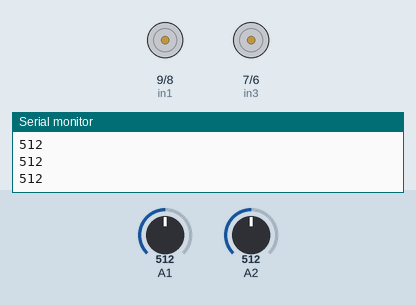
Bench run of a program on a simulated Arduino Uno, built with avr-gcc and run on an emulated ATmega328P. Parts: motor-driver pin pairs drawn as motors (green arrow = first pin HIGH = forward, orange = second pin HIGH = backward, longer = more drive, scaled by the enable pin), the last lines printed to the serial monitor. Inputs (shaded band) come from the test bench; at power-on: A2 = 512, A1 = 512.

Above: at 1.2 s.
1.3 s: A2 set to 540
2.8 s: A1 set to 716
At 3.7 s:
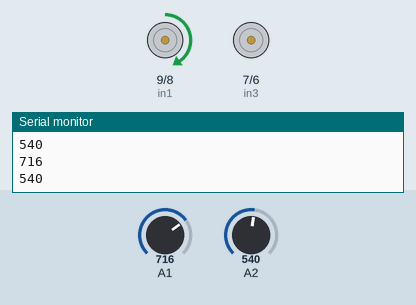
4.3 s: A2 set to 470
At 4.7 s:
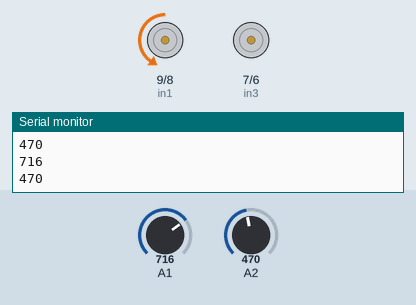
5.8 s: A1 set to 900
At 6.1 s:
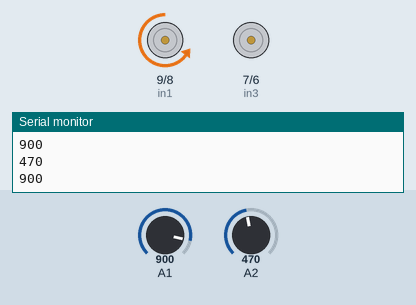
7.3 s: A2 set to 490
At 8.4 s:
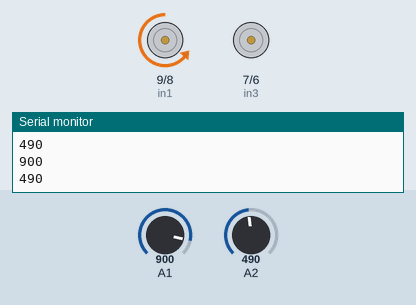
8.8 s: A1 set to 520
At 9.4 s:
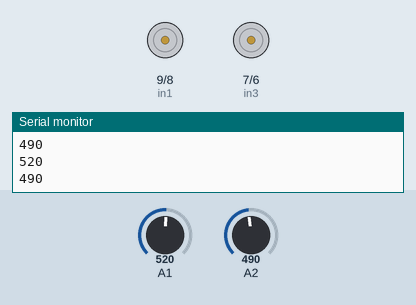
Timing chart, 0 to 11.3 s (numbered marks = the images above; inputs shaded):
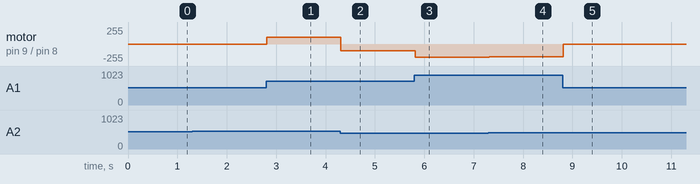

Measured:
- after the input at 2.8 s, motor on pin 9 (in1) / pin 8 (in2): stopped → forward 101/255 at once
- after the input at 4.3 s, motor on pin 9 (in1) / pin 8 (in2): forward 101/255 → backward 101/255 at once
- after the input at 5.8 s, motor on pin 9 (in1) / pin 8 (in2): backward 101/255 → backward 196/255 at once
- after the input at 7.3 s, motor on pin 9 (in1) / pin 8 (in2): backward 196/255 → backward 191/255 at once
- after the input at 8.8 s, motor on pin 9 (in1) / pin 8 (in2): backward 191/255 → stopped at once

The program:

main.cpp
```cpp
#include <Arduino.h>

// Motor Driver Connections
#define enA 10
#define in1 9
#define in2 8
#define in3 7
#define in4 6
#define enB 5
#define button 4

int motorSpeedA = 0;
int motorSpeedB = 0;

// Joystick Connections
#define joyX A1
#define joyY A2

// Potentiometer Connections
#define pot_pin A0

// misc variables
int rot_direction {};
int button_pressed {};

void setup() {
    pinMode(enA, OUTPUT);
    pinMode(enB, OUTPUT);
    pinMode(in1, OUTPUT);
    pinMode(in2, OUTPUT);
    pinMode(in3, OUTPUT);
    pinMode(in4, OUTPUT);

    // initial motor directions
    //   setMotorsForward();
    Serial.begin(9600);
}

void loop() {
    int xAxis = analogRead(A1); // Read Joysticks X-axis
    int yAxis = analogRead(A2); // Read Joysticks Y-axis
    Serial.println(xAxis);
    Serial.println(yAxis);


  // Y-axis used for forward and backward control
    if (yAxis > 530) {
    // Set Motor A backward
        digitalWrite(in1, HIGH);
        digitalWrite(in2, LOW);
        // Set Motor B backward
        digitalWrite(in3, LOW);
        digitalWrite(in4, HIGH);
        // Convert the declining Y-axis readings for going backward from 470 to 0 into 0 to 255 value for the PWM signal for increasing the motor speed
        motorSpeedA = map(yAxis, 530, 1023, 0, 255);
        motorSpeedB = map(yAxis, 530, 1023, 0, 255);
    }
    else if (yAxis < 480) {
    // Set Motor A forward
        digitalWrite(in1, LOW);
        digitalWrite(in2, HIGH);
        // Set Motor B forward
        digitalWrite(in3, HIGH);
        digitalWrite(in4, LOW);
        // Convert the increasing Y-axis readings for going forward from 550 to 1023 into 0 to 255 value for the PWM signal for increasing the motor speed
        motorSpeedA = map(yAxis, 480, 0, 0, 255);
        motorSpeedB = map(yAxis, 480, 0, 0, 255);
    }
  // If joystick stays in middle the motors are not moving
    else {
        motorSpeedA = 0;
        motorSpeedB = 0;
    }

  // X-axis used for left and right control
    if (xAxis < 480) {
        // Convert the declining X-axis readings from 470 to 0 into increasing 0 to 255 value
        int xMapped = map(xAxis, 480, 0, 0, 255);
        // Move to left - decrease left motor speed, increase right motor speed
        motorSpeedA = motorSpeedA - xMapped;
        motorSpeedB = motorSpeedB + xMapped;
        // Confine the range from 0 to 255
        if (motorSpeedA < 0) {
            motorSpeedA = 0;
        }
        if (motorSpeedB > 255) {
            motorSpeedB = 255;
        }
    }
    if (xAxis > 530) {
    // Convert the increasing X-axis readings from 550 to 1023 into 0 to 255 value
        int xMapped = map(xAxis, 530, 1023, 0, 255);
        // Move right - decrease right motor speed, increase left motor speed
        motorSpeedA = motorSpeedA + xMapped;
        motorSpeedB = motorSpeedB - xMapped;
        // Confine the range from 0 to 255
        if (motorSpeedA > 255) {
            motorSpeedA = 255;
        }
        if (motorSpeedB < 0) {
            motorSpeedB = 0;
        }
    }
    // Prevent buzzing at low speeds (Adjust according to your motors. My motors couldn't start moving if PWM value was below value of 70)
    if (motorSpeedA < 70) {
        motorSpeedA = 0;
    }
    if (motorSpeedB < 70) {
        motorSpeedB = 0;
    }
    analogWrite(enA, motorSpeedA); // Send PWM signal to motor A
    analogWrite(enB, motorSpeedB); // Send PWM signal to motor B
}
```
